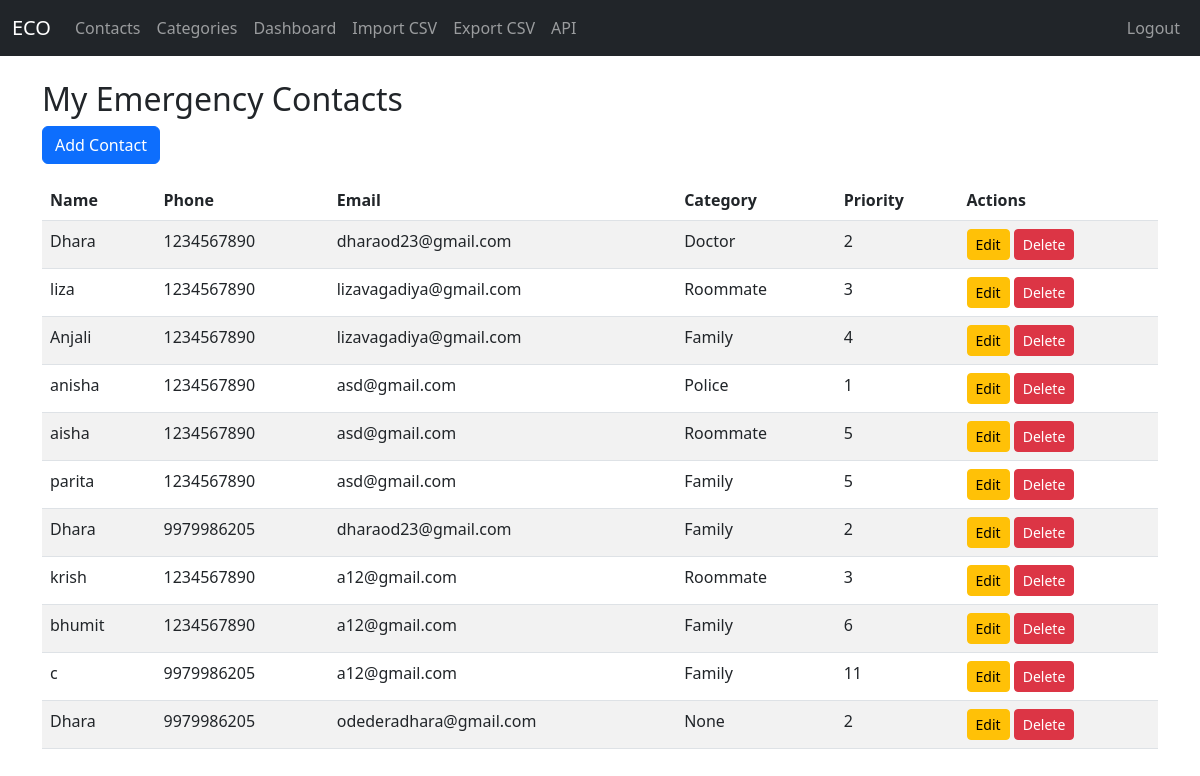
Screenshot of /contacts/ (signed in) with the database file from the repository.
### contacts/models.py (models this page shows, shortened)
class Contact(models.Model):
    user = models.ForeignKey(User, on_delete=models.CASCADE)
    name = models.CharField(max_length=100)
    phone = models.CharField(max_length=20)
    email = models.EmailField(blank=True)
    address = models.CharField(max_length=255, blank=True)
    category = models.ForeignKey(Category, on_delete=models.SET_NULL, null=True, blank=True)
    notes = models.TextField(blank=True)
    priority = models.IntegerField(default=0)
    created_at = models.DateTimeField(auto_now_add=True)
    updated_at = models.DateTimeField(auto_now=True)

class Category(models.Model):
    name = models.CharField(max_length=100)
    description = models.TextField(blank=True)
    def __str__(self):
        return self.name

### contacts/views.py (the view)
# urls.py: path('contacts/', views.contact_list, name='contact_list'),
@login_required
def contact_list(request):
    contacts = Contact.objects.filter(user=request.user)
    return render(request, 'contacts/contact_list.html', {'contacts': contacts})

### contacts/templates/contacts/contact_list.html (shortened to what this page needs)
{% extends 'contacts/base.html' %}
{% block content %}
<h2>My Emergency Contacts</h2>
<a href="/contacts/add/" class="btn btn-primary mb-3">Add Contact</a>
<table class="table table-striped">
    <thead>
        <tr>
            <th>Name</th>
            <th>Phone</th>
            <th>Email</th>
            <th>Category</th>
            <th>Priority</th>
            <th>Actions</th>
        </tr>
    </thead>
    <tbody>
        {% for contact in contacts %}
        <tr>
            <td>{{ contact.name }}</td>
            <td>{{ contact.phone }}</td>
            <td>{{ contact.email }}</td>
            <td>{{ contact.category }}</td>
            <td>{{ contact.priority }}</td>
            <td>
                <a href="/contacts/{{ contact.id }}/edit/" class="btn btn-sm btn-warning">Edit</a>
                <a href="/contacts/{{ contact.id }}/delete/" class="btn btn-sm btn-danger">Delete</a>
            </td>
        </tr>
        {% endfor %}
    </tbody>
</table>
{% endblock %}

### rows the page displays
Contact: name "Dhara", phone "1234567890", email "dharaod23@gmail.com", category "Doctor", priority "2"
Contact: name "liza", phone "1234567890", email "lizavagadiya@gmail.com", category "Roommate", priority "3"
Contact: name "Anjali", phone "1234567890", email "lizavagadiya@gmail.com", category "Family", priority "4"
Contact: name "anisha", phone "1234567890", email "asd@gmail.com", category "Police", priority "1"
Contact: name "aisha", phone "1234567890", email "asd@gmail.com", category "Roommate", priority "5"
Contact: name "parita", phone "1234567890", email "asd@gmail.com", category "Family", priority "5"
Contact: name "Dhara", phone "9979986205", email "dharaod23@gmail.com", category "Family", priority "2"
Contact: name "krish", phone "1234567890", email "a12@gmail.com", category "Roommate", priority "3"
Contact: name "bhumit", phone "1234567890", email "a12@gmail.com", category "Family", priority "6"
Contact: name "c", phone "9979986205", email "a12@gmail.com", category "Family", priority "11"
Contact: name "Dhara", phone "9979986205", email "odederadhara@gmail.com", category "None", priority "2"
